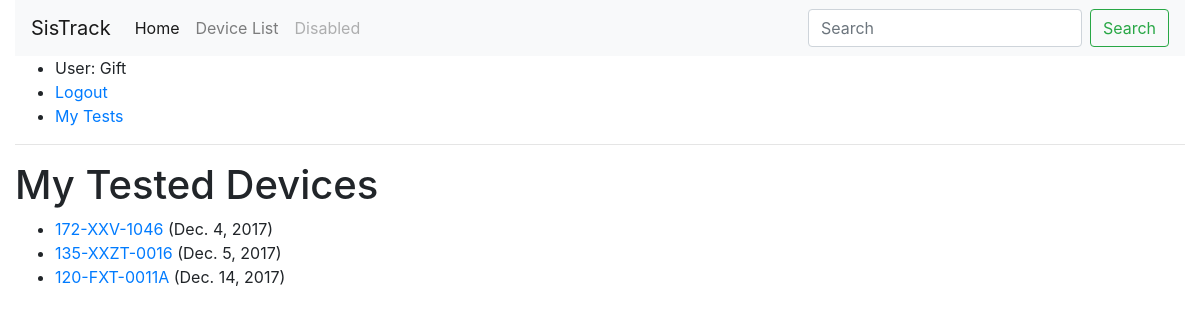
The page /inspections/mytests/ (signed in) on the database its author committed.
### inspections/models.py (models this page shows, shortened)
class TestInstance(models.Model):
    id = models.UUIDField(primary_key=True, default=uuid.uuid4, help_text="Unique ID for this particular device test")
    device = models.ForeignKey(Device, on_delete=models.SET_NULL, null=True)
    imprint = models.CharField(max_length=200)
    test_date = models.DateField(null=True, blank=True)
    due_date = models.DateField(null=True, blank=True)
    inspector = models.ForeignKey(User, on_delete=models.SET_NULL, null=True, blank=True)
    @property
    def is_overdue(self):
        if self.due_date and date.today() > self.due_date:
            return True
        return False
    TEST_STATUS = (
    ('o', 'Overdue'),
    ('s', 'Scheduled'),
    )
    TEST_RESULT = (
    ('p', 'Passed'),
    ('f', 'Failed'),
    )
    status = models.CharField(max_length=1, choices=TEST_STATUS, blank=True, default='s')
    result = models.CharField(max_length=1, choices=TEST_RESULT, blank=True)
    comments = models.CharField(max_length=500, blank=True)
    class Meta:
        ordering = ["due_date"]
        permissions = (("can_mark_approved", "Mark test as approved"),)

class Device(models.Model):
    tagnumber = models.CharField(max_length=50)
    description = models.CharField(max_length=50)
    devicetype = models.ForeignKey(DeviceType, on_delete=models.SET_NULL, null=True)
    location = models.ForeignKey(Location, on_delete=models.SET_NULL, null=True)
    class Meta:
        ordering = ["tagnumber"]

### inspections/views.py (the view)
class DeviceTestedByUserListView(LoginRequiredMixin,generic.ListView):
    model = TestInstance
    template_name ='inspections/testinstance_list_tested_user.html'
    paginate_by = 10
    def get_queryset(self):
        return TestInstance.objects.filter(inspector=self.request.user).filter(status__exact='s').order_by('due_date')

### inspections/templates/inspections/testinstance_list_tested_user.html
{% extends "base_generic.html" %}
{% block content %}
    <h1>My Tested Devices</h1>
    {% if testinstance_list %}
    <ul>
      {% for testinst in testinstance_list %}
      <li class="{% if testinst.is_overdue %}text-danger{% endif %}">
        <a href="{% url 'device-detail' testinst.device.pk %}">{{testinst.device.tagnumber}}</a> ({{ testinst.due_date }})
      </li>
      {% endfor %}
    </ul>
    {% else %}
      <p>There are no devices tested.</p>
    {% endif %}
{% endblock %}

### inspections/templates/base_generic.html (shortened to what this page needs)
<!DOCTYPE html>
<html lang="en">
  <head>
    <link rel="stylesheet" href="https://maxcdn.bootstrapcdn.com/bootstrap/4.0.0-beta/css/bootstrap.min.css">
  </head>
  <body>
    <div class="container-fluid">
    <nav class="navbar navbar-expand-lg navbar-light bg-light">
      <a class="navbar-brand" href="{% url 'index' %}">SisTrack</a>
      <div class="collapse navbar-collapse" id="navbarSupportedContent">
        <ul class="navbar-nav mr-auto">
          <li class="nav-item active">
            <a class="nav-link" href="{% url 'index' %}">Home<span class="sr-only">(current)</span></a>
          </li>
          <li class="nav-item">
            <a class="nav-link" href="{% url 'devices' %}">Device List</a>
          </li>
          <li class="nav-item">
            <a class="nav-link disabled" href="#">Disabled</a>
          </li>
        </ul>
        <form class="form-inline my-2 my-lg-0">
          <input class="form-control mr-sm-2" type="text" placeholder="Search" aria-label="Search">
          <button class="btn btn-outline-success my-2 my-sm-0" type="submit">Search</button>
        </form>
      </div>
    </nav>
    <ul>
      {% if user.is_authenticated %}
       <li>User: {{ user.get_username }}</li>
       <li><a href="{% url 'logout'%}?next={{request.path}}">Logout</a></li>
       <li><a href="{% url 'my-tests' %}"> My Tests</a></li>
     {% else %}
       <li><a href="{% url 'login'%}?next={{request.path}}">Login</a></li>
   {% endif %}
 </ul><hr>
    {% block content %}{% endblock %}
    </div>
  </body>
</html>

### rows shown on the page
TestInstance: device.tagnumber "172-XXV-1046", due_date "Dec. 4, 2017"
TestInstance: device.tagnumber "135-XXZT-0016", due_date "Dec. 5, 2017"
TestInstance: device.tagnumber "120-FXT-0011A", due_date "Dec. 14, 2017"

### other values the page prints
{{ user.get_username }} "Gift"
